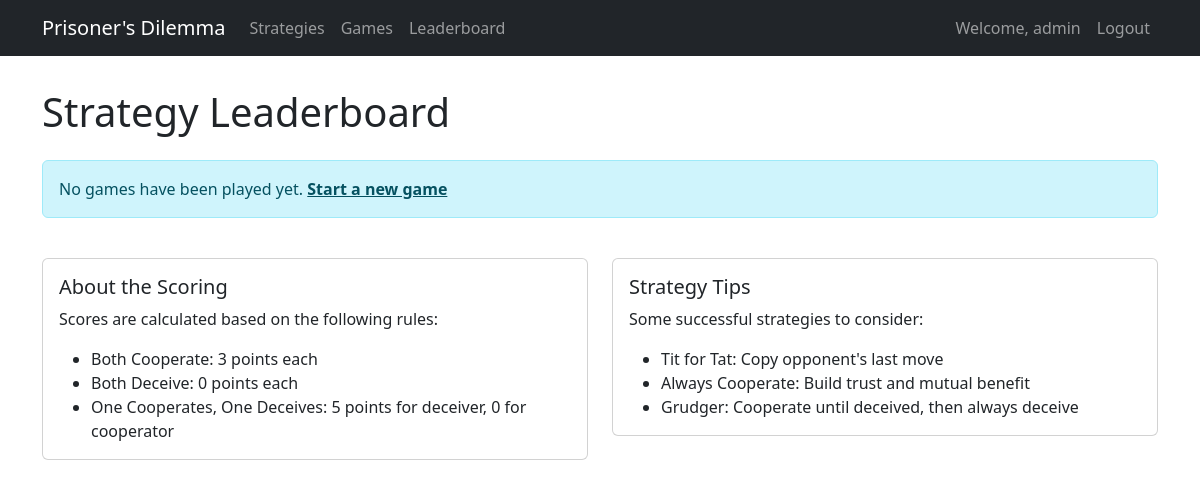
The page /leaderboard/ (signed in) on the database as committed earlier.
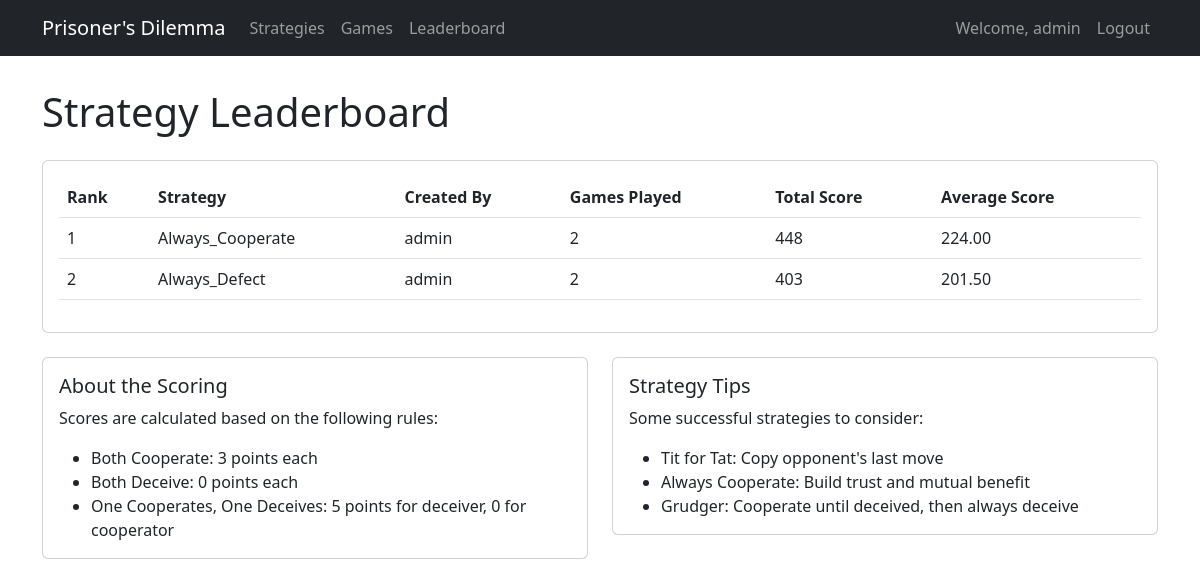
The same page on the database as committed later.
### dilemma_game/models.py (models this page shows, shortened)
class Strategy(models.Model):
    name = models.CharField(max_length=100)
    description = models.TextField()
    code = models.TextField()
    created_by = models.ForeignKey(User, on_delete=models.CASCADE)
    created_at = models.DateTimeField(auto_now_add=True)
    updated_at = models.DateTimeField(auto_now=True)

### dilemma_game/views.py (the view)
# urls.py: path('leaderboard/', leaderboard, name='leaderboard'),
@login_required
def leaderboard(request):
    strategies = Strategy.objects.all()
    strategy_stats = []
    for strategy in strategies:
        games_as_p1 = Game.objects.filter(strategy1=strategy, status='COMPLETED')
        games_as_p2 = Game.objects.filter(strategy2=strategy, status='COMPLETED')
        total_score = sum(g.player1_score for g in games_as_p1) + sum(g.player2_score for g in games_as_p2)
        total_games = games_as_p1.count() + games_as_p2.count()
        if total_games > 0:
            avg_score = total_score / total_games
        else:
            avg_score = 0
        strategy_stats.append({
            'strategy': strategy,
            'total_games': total_games,
            'total_score': total_score,
            'avg_score': avg_score
        })
    strategy_stats.sort(key=lambda x: x['avg_score'], reverse=True)
    return render(request, 'dilemma_game/leaderboard.html', {
        'strategy_stats': strategy_stats
    })

### dilemma_game/templates/dilemma_game/leaderboard.html (shortened to what this page needs)
{% extends 'dilemma_game/base.html' %}
{% block content %}
<div class="row">
    <div class="col-12">
        <h1 class="mb-4">Strategy Leaderboard</h1>
        {% if strategy_stats %}
        <div class="card">
            <div class="card-body">
                <div class="table-responsive">
                    <table class="table table-hover">
                        <thead>
                            <tr>
                                <th>Rank</th>
                                <th>Strategy</th>
                                <th>Created By</th>
                                <th>Games Played</th>
                                <th>Total Score</th>
                                <th>Average Score</th>
                            </tr>
                        </thead>
                        <tbody>
                            {% for stat in strategy_stats %}
                            <tr>
                                <td>{{ forloop.counter }}</td>
                                <td>{{ stat.strategy.name }}</td>
                                <td>{{ stat.strategy.created_by.username }}</td>
                                <td>{{ stat.total_games }}</td>
                                <td>{{ stat.total_score }}</td>
                                <td>{{ stat.avg_score|floatformat:2 }}</td>
                            </tr>
                            {% endfor %}
                        </tbody>
                    </table>
                </div>
            </div>
        </div>
        {% else %}
        <div class="alert alert-info">
            No games have been played yet.
            <a href="{% url 'game_create' %}" class="alert-link">Start a new game</a>
        </div>
        {% endif %}
    </div>
</div>
<div class="row mt-4">
    <div class="col-md-6">
        <div class="card">
            <div class="card-body">
                <h5 class="card-title">About the Scoring</h5>
                <p class="card-text">
                    Scores are calculated based on the following rules:
                </p>
                <ul class="mb-0">
                    <li>Both Cooperate: 3 points each</li>
                    <li>Both Deceive: 0 points each</li>
                    <li>One Cooperates, One Deceives: 5 points for deceiver, 0 for cooperator</li>
                </ul>
            </div>
        </div>
    </div>
    <div class="col-md-6">
        <div class="card">
            <div class="card-body">
                <h5 class="card-title">Strategy Tips</h5>
                <p class="card-text">
                    Some successful strategies to consider:
                </p>
                <ul class="mb-0">
                    <li>Tit for Tat: Copy opponent's last move</li>
                    <li>Always Cooperate: Build trust and mutual benefit</li>
                    <li>Grudger: Cooperate until deceived, then always deceive</li>
                </ul>
            </div>
        </div>
    </div>
</div>
{% endblock %}

Rows that differ between the two databases and show on the page:
added Strategy: strategy.name "Always_Cooperate", strategy.created_by.username "admin", total_games "2", total_score "448", avg_score "224.00"
added Strategy: strategy.name "Always_Defect", strategy.created_by.username "admin", total_games "2", total_score "403", avg_score "201.50"
Other text that changed with them:
text no longer shown: "No games have been played yet. Start a new game"
text now shown: "Rank Strategy Created By Games Played Total Score Average Score"
